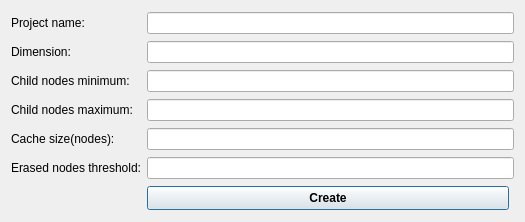
<?xml version="1.0" encoding="UTF-8"?>
<ui version="4.0">
 <class>CreateProjectWindow</class>
 <widget class="QDialog" name="CreateProjectWindow">
  <property name="geometry">
   <rect>
    <x>0</x>
    <y>0</y>
    <width>525</width>
    <height>222</height>
   </rect>
  </property>
  <property name="sizePolicy">
   <sizepolicy hsizetype="Minimum" vsizetype="Minimum">
    <horstretch>0</horstretch>
    <verstretch>0</verstretch>
   </sizepolicy>
  </property>
  <property name="windowTitle">
   <string>Create new project</string>
  </property>
  <property name="windowIcon">
   <iconset>
    <normaloff>../../Desktop/imgs/rtree_transparent.png</normaloff>../../Desktop/imgs/rtree_transparent.png</iconset>
  </property>
  <layout class="QGridLayout" name="gridLayout">
   <item row="6" column="0">
    <widget class="QLabel" name="cash_size_label">
     <property name="text">
      <string>Cache size(nodes):</string>
     </property>
    </widget>
   </item>
   <item row="0" column="1">
    <widget class="QLineEdit" name="project_name"/>
   </item>
   <item row="0" column="0">
    <widget class="QLabel" name="project_name_label">
     <property name="text">
      <string>Project name:</string>
     </property>
    </widget>
   </item>
   <item row="5" column="0">
    <widget class="QLabel" name="child_nodes_max_label">
     <property name="text">
      <string>Child nodes maximum:</string>
     </property>
    </widget>
   </item>
   <item row="3" column="0">
    <widget class="QLabel" name="dimension_label">
     <property name="text">
      <string>Dimension:</string>
     </property>
    </widget>
   </item>
   <item row="4" column="0">
    <widget class="QLabel" name="child_nodes_min_label">
     <property name="text">
      <string>Child nodes minimum:</string>
     </property>
    </widget>
   </item>
   <item row="3" column="1">
    <widget class="QLineEdit" name="dimension">
     <property name="cursor">
      <cursorShape>IBeamCursor</cursorShape>
     </property>
    </widget>
   </item>
   <item row="8" column="1">
    <widget class="QPushButton" name="create_button">
     <property name="enabled">
      <bool>true</bool>
     </property>
     <property name="sizePolicy">
      <sizepolicy hsizetype="Expanding" vsizetype="Minimum">
       <horstretch>0</horstretch>
       <verstretch>0</verstretch>
      </sizepolicy>
     </property>
     <property name="minimumSize">
      <size>
       <width>362</width>
       <height>24</height>
      </size>
     </property>
     <property name="maximumSize">
      <size>
       <width>362</width>
       <height>24</height>
      </size>
     </property>
     <property name="sizeIncrement">
      <size>
       <width>0</width>
       <height>0</height>
      </size>
     </property>
     <property name="font">
      <font>
       <weight>75</weight>
       <bold>true</bold>
      </font>
     </property>
     <property name="text">
      <string>Create</string>
     </property>
     <property name="checkable">
      <bool>false</bool>
     </property>
     <property name="autoDefault">
      <bool>true</bool>
     </property>
     <property name="default">
      <bool>false</bool>
     </property>
    </widget>
   </item>
   <item row="7" column="0">
    <widget class="QLabel" name="erase_trashhold_label">
     <property name="text">
      <string>Erased nodes threshold:</string>
     </property>
    </widget>
   </item>
   <item row="4" column="1">
    <widget class="QLineEdit" name="child_nodes_min"/>
   </item>
   <item row="5" column="1">
    <widget class="QLineEdit" name="child_nodes_max"/>
   </item>
   <item row="6" column="1">
    <widget class="QLineEdit" name="cache_size"/>
   </item>
   <item row="7" column="1">
    <widget class="QLineEdit" name="erase_trashhold"/>
   </item>
  </layout>
 </widget>
 <resources/>
 <connections/>
</ui>
